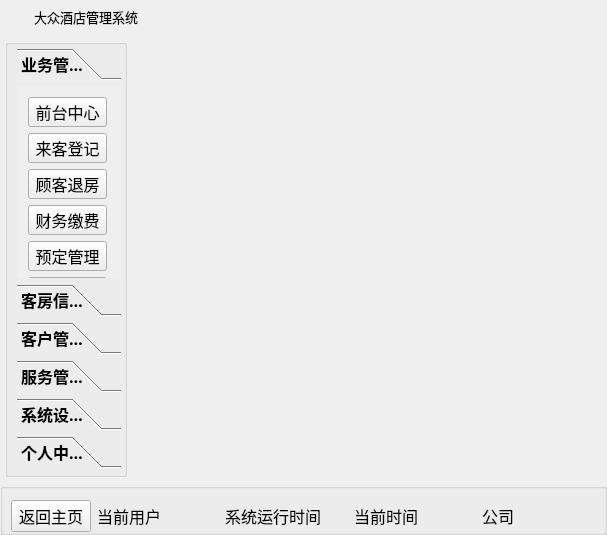
<?xml version="1.0" encoding="UTF-8"?>
<ui version="4.0">
 <class>Widget</class>
 <widget class="QWidget" name="Widget">
  <property name="geometry">
   <rect>
    <x>0</x>
    <y>0</y>
    <width>607</width>
    <height>535</height>
   </rect>
  </property>
  <property name="windowTitle">
   <string>Widget</string>
  </property>
  <layout class="QVBoxLayout" name="verticalLayout_4">
   <property name="leftMargin">
    <number>0</number>
   </property>
   <property name="topMargin">
    <number>0</number>
   </property>
   <property name="rightMargin">
    <number>0</number>
   </property>
   <property name="bottomMargin">
    <number>0</number>
   </property>
   <item>
    <layout class="QVBoxLayout" name="verticalLayout_3">
     <item>
      <widget class="QWidget" name="widget_title" native="true">
       <property name="sizePolicy">
        <sizepolicy hsizetype="Preferred" vsizetype="Maximum">
         <horstretch>0</horstretch>
         <verstretch>0</verstretch>
        </sizepolicy>
       </property>
       <property name="minimumSize">
        <size>
         <width>100</width>
         <height>33</height>
        </size>
       </property>
       <property name="mouseTracking">
        <bool>false</bool>
       </property>
       <layout class="QHBoxLayout" name="horizontalLayout_2" stretch="0,0,0">
        <property name="spacing">
         <number>4</number>
        </property>
        <property name="sizeConstraint">
         <enum>QLayout::SetNoConstraint</enum>
        </property>
        <property name="leftMargin">
         <number>0</number>
        </property>
        <property name="topMargin">
         <number>0</number>
        </property>
        <property name="rightMargin">
         <number>0</number>
        </property>
        <property name="bottomMargin">
         <number>0</number>
        </property>
        <item>
         <widget class="QLabel" name="lab_Ico">
          <property name="sizePolicy">
           <sizepolicy hsizetype="Minimum" vsizetype="Preferred">
            <horstretch>0</horstretch>
            <verstretch>0</verstretch>
           </sizepolicy>
          </property>
          <property name="minimumSize">
           <size>
            <width>30</width>
            <height>0</height>
           </size>
          </property>
          <property name="text">
           <string/>
          </property>
          <property name="alignment">
           <set>Qt::AlignCenter</set>
          </property>
         </widget>
        </item>
        <item>
         <widget class="QLabel" name="lab_Title">
          <property name="sizePolicy">
           <sizepolicy hsizetype="Expanding" vsizetype="Preferred">
            <horstretch>0</horstretch>
            <verstretch>0</verstretch>
           </sizepolicy>
          </property>
          <property name="font">
           <font>
            <family>微软雅黑</family>
            <pointsize>10</pointsize>
            <weight>50</weight>
            <italic>false</italic>
            <bold>false</bold>
           </font>
          </property>
          <property name="styleSheet">
           <string notr="true">font: 10pt &quot;微软雅黑&quot;;</string>
          </property>
          <property name="text">
           <string>大众酒店管理系统</string>
          </property>
          <property name="alignment">
           <set>Qt::AlignLeading|Qt::AlignLeft|Qt::AlignVCenter</set>
          </property>
         </widget>
        </item>
        <item>
         <widget class="QWidget" name="widget_menu" native="true">
          <property name="sizePolicy">
           <sizepolicy hsizetype="Minimum" vsizetype="Preferred">
            <horstretch>0</horstretch>
            <verstretch>0</verstretch>
           </sizepolicy>
          </property>
          <layout class="QHBoxLayout" name="horizontalLayout">
           <property name="spacing">
            <number>0</number>
           </property>
           <property name="leftMargin">
            <number>0</number>
           </property>
           <property name="topMargin">
            <number>0</number>
           </property>
           <property name="rightMargin">
            <number>0</number>
           </property>
           <property name="bottomMargin">
            <number>0</number>
           </property>
           <item>
            <widget class="QPushButton" name="btnMenu">
             <property name="sizePolicy">
              <sizepolicy hsizetype="Minimum" vsizetype="Expanding">
               <horstretch>0</horstretch>
               <verstretch>0</verstretch>
              </sizepolicy>
             </property>
             <property name="minimumSize">
              <size>
               <width>31</width>
               <height>0</height>
              </size>
             </property>
             <property name="cursor">
              <cursorShape>ArrowCursor</cursorShape>
             </property>
             <property name="focusPolicy">
              <enum>Qt::NoFocus</enum>
             </property>
             <property name="toolTip">
              <string>菜单</string>
             </property>
             <property name="text">
              <string/>
             </property>
             <property name="flat">
              <bool>true</bool>
             </property>
            </widget>
           </item>
           <item>
            <widget class="QPushButton" name="btnMenu_Min">
             <property name="sizePolicy">
              <sizepolicy hsizetype="Minimum" vsizetype="Expanding">
               <horstretch>0</horstretch>
               <verstretch>0</verstretch>
              </sizepolicy>
             </property>
             <property name="minimumSize">
              <size>
               <width>31</width>
               <height>0</height>
              </size>
             </property>
             <property name="cursor">
              <cursorShape>ArrowCursor</cursorShape>
             </property>
             <property name="focusPolicy">
              <enum>Qt::NoFocus</enum>
             </property>
             <property name="toolTip">
              <string>最小化</string>
             </property>
             <property name="text">
              <string/>
             </property>
             <property name="flat">
              <bool>true</bool>
             </property>
            </widget>
           </item>
           <item>
            <widget class="QPushButton" name="btnMenu_Max">
             <property name="sizePolicy">
              <sizepolicy hsizetype="Minimum" vsizetype="Expanding">
               <horstretch>0</horstretch>
               <verstretch>0</verstretch>
              </sizepolicy>
             </property>
             <property name="minimumSize">
              <size>
               <width>31</width>
               <height>0</height>
              </size>
             </property>
             <property name="cursor">
              <cursorShape>ArrowCursor</cursorShape>
             </property>
             <property name="focusPolicy">
              <enum>Qt::NoFocus</enum>
             </property>
             <property name="toolTip">
              <string>最大化</string>
             </property>
             <property name="text">
              <string/>
             </property>
             <property name="flat">
              <bool>true</bool>
             </property>
            </widget>
           </item>
           <item>
            <widget class="QPushButton" name="btnMenu_Close">
             <property name="sizePolicy">
              <sizepolicy hsizetype="Minimum" vsizetype="Expanding">
               <horstretch>0</horstretch>
               <verstretch>0</verstretch>
              </sizepolicy>
             </property>
             <property name="minimumSize">
              <size>
               <width>40</width>
               <height>0</height>
              </size>
             </property>
             <property name="cursor">
              <cursorShape>ArrowCursor</cursorShape>
             </property>
             <property name="focusPolicy">
              <enum>Qt::NoFocus</enum>
             </property>
             <property name="toolTip">
              <string>关闭</string>
             </property>
             <property name="text">
              <string/>
             </property>
             <property name="flat">
              <bool>true</bool>
             </property>
            </widget>
           </item>
          </layout>
         </widget>
        </item>
       </layout>
      </widget>
     </item>
     <item>
      <layout class="QHBoxLayout" name="horizontalLayout_4">
       <property name="leftMargin">
        <number>5</number>
       </property>
       <item>
        <widget class="QGroupBox" name="groupBox">
         <property name="sizePolicy">
          <sizepolicy hsizetype="Maximum" vsizetype="Preferred">
           <horstretch>0</horstretch>
           <verstretch>0</verstretch>
          </sizepolicy>
         </property>
         <property name="minimumSize">
          <size>
           <width>110</width>
           <height>0</height>
          </size>
         </property>
         <property name="title">
          <string/>
         </property>
         <layout class="QVBoxLayout" name="verticalLayout">
          <property name="leftMargin">
           <number>9</number>
          </property>
          <property name="topMargin">
           <number>3</number>
          </property>
          <property name="rightMargin">
           <number>3</number>
          </property>
          <property name="bottomMargin">
           <number>6</number>
          </property>
          <item>
           <widget class="QToolBox" name="toolBox">
            <property name="sizePolicy">
             <sizepolicy hsizetype="Maximum" vsizetype="Preferred">
              <horstretch>0</horstretch>
              <verstretch>0</verstretch>
             </sizepolicy>
            </property>
            <property name="minimumSize">
             <size>
              <width>93</width>
              <height>0</height>
             </size>
            </property>
            <property name="font">
             <font>
              <family>楷体</family>
              <pointsize>12</pointsize>
              <weight>75</weight>
              <bold>true</bold>
             </font>
            </property>
            <property name="cursor">
             <cursorShape>ArrowCursor</cursorShape>
            </property>
            <property name="styleSheet">
             <string notr="true"/>
            </property>
            <property name="currentIndex">
             <number>0</number>
            </property>
            <widget class="QWidget" name="page_5">
             <property name="geometry">
              <rect>
               <x>0</x>
               <y>0</y>
               <width>110</width>
               <height>258</height>
              </rect>
             </property>
             <attribute name="label">
              <string>业务管理</string>
             </attribute>
             <widget class="QWidget" name="layoutWidget">
              <property name="geometry">
               <rect>
                <x>0</x>
                <y>0</y>
                <width>101</width>
                <height>231</height>
               </rect>
              </property>
              <layout class="QVBoxLayout" name="verticalLayout_7">
               <item>
                <widget class="QPushButton" name="pbnAsk">
                 <property name="minimumSize">
                  <size>
                   <width>0</width>
                   <height>30</height>
                  </size>
                 </property>
                 <property name="font">
                  <font>
                   <family>黑体</family>
                   <pointsize>12</pointsize>
                   <weight>9</weight>
                   <italic>false</italic>
                   <bold>false</bold>
                  </font>
                 </property>
                 <property name="cursor">
                  <cursorShape>OpenHandCursor</cursorShape>
                 </property>
                 <property name="toolTip">
                  <string>前台中心</string>
                 </property>
                 <property name="styleSheet">
                  <string notr="true">font: 75 12pt &quot;黑体&quot;;</string>
                 </property>
                 <property name="text">
                  <string>前台中心</string>
                 </property>
                </widget>
               </item>
               <item>
                <widget class="QPushButton" name="pbnCheck">
                 <property name="minimumSize">
                  <size>
                   <width>0</width>
                   <height>30</height>
                  </size>
                 </property>
                 <property name="font">
                  <font>
                   <family>黑体</family>
                   <pointsize>12</pointsize>
                   <weight>9</weight>
                   <italic>false</italic>
                   <bold>false</bold>
                  </font>
                 </property>
                 <property name="cursor">
                  <cursorShape>OpenHandCursor</cursorShape>
                 </property>
                 <property name="toolTip">
                  <string>来客登记</string>
                 </property>
                 <property name="styleSheet">
                  <string notr="true">font: 75 12pt &quot;黑体&quot;;</string>
                 </property>
                 <property name="text">
                  <string>来客登记</string>
                 </property>
                </widget>
               </item>
               <item>
                <widget class="QPushButton" name="pbnCheckOut">
                 <property name="minimumSize">
                  <size>
                   <width>0</width>
                   <height>30</height>
                  </size>
                 </property>
                 <property name="font">
                  <font>
                   <family>黑体</family>
                   <pointsize>12</pointsize>
                   <weight>9</weight>
                   <italic>false</italic>
                   <bold>false</bold>
                  </font>
                 </property>
                 <property name="cursor">
                  <cursorShape>OpenHandCursor</cursorShape>
                 </property>
                 <property name="toolTip">
                  <string>客务中心</string>
                 </property>
                 <property name="styleSheet">
                  <string notr="true">font: 75 12pt &quot;黑体&quot;;</string>
                 </property>
                 <property name="text">
                  <string>顾客退房</string>
                 </property>
                </widget>
               </item>
               <item>
                <widget class="QPushButton" name="pbnHint">
                 <property name="minimumSize">
                  <size>
                   <width>0</width>
                   <height>30</height>
                  </size>
                 </property>
                 <property name="font">
                  <font>
                   <family>黑体</family>
                   <pointsize>12</pointsize>
                   <weight>9</weight>
                   <italic>false</italic>
                   <bold>false</bold>
                  </font>
                 </property>
                 <property name="cursor">
                  <cursorShape>OpenHandCursor</cursorShape>
                 </property>
                 <property name="toolTip">
                  <string>功能开发中</string>
                 </property>
                 <property name="styleSheet">
                  <string notr="true">font: 75 12pt &quot;黑体&quot;;</string>
                 </property>
                 <property name="text">
                  <string>财务缴费</string>
                 </property>
                </widget>
               </item>
               <item>
                <widget class="QPushButton" name="pbnHint_2">
                 <property name="minimumSize">
                  <size>
                   <width>0</width>
                   <height>30</height>
                  </size>
                 </property>
                 <property name="font">
                  <font>
                   <family>黑体</family>
                   <pointsize>12</pointsize>
                   <weight>9</weight>
                   <italic>false</italic>
                   <bold>false</bold>
                  </font>
                 </property>
                 <property name="cursor">
                  <cursorShape>OpenHandCursor</cursorShape>
                 </property>
                 <property name="toolTip">
                  <string>功能开发中</string>
                 </property>
                 <property name="styleSheet">
                  <string notr="true">font: 75 12pt &quot;黑体&quot;;</string>
                 </property>
                 <property name="text">
                  <string>预定管理</string>
                 </property>
                </widget>
               </item>
               <item>
                <widget class="QPushButton" name="pbnHint_3">
                 <property name="minimumSize">
                  <size>
                   <width>0</width>
                   <height>30</height>
                  </size>
                 </property>
                 <property name="font">
                  <font>
                   <family>黑体</family>
                   <pointsize>12</pointsize>
                   <weight>9</weight>
                   <italic>false</italic>
                   <bold>false</bold>
                  </font>
                 </property>
                 <property name="cursor">
                  <cursorShape>OpenHandCursor</cursorShape>
                 </property>
                 <property name="toolTip">
                  <string>功能开发中</string>
                 </property>
                 <property name="styleSheet">
                  <string notr="true">font: 75 12pt &quot;黑体&quot;;</string>
                 </property>
                 <property name="text">
                  <string>交接班</string>
                 </property>
                </widget>
               </item>
              </layout>
             </widget>
            </widget>
            <widget class="QWidget" name="page_9">
             <property name="geometry">
              <rect>
               <x>0</x>
               <y>0</y>
               <width>110</width>
               <height>258</height>
              </rect>
             </property>
             <attribute name="label">
              <string>客房信息管理</string>
             </attribute>
             <widget class="QWidget" name="layoutWidget">
              <property name="geometry">
               <rect>
                <x>0</x>
                <y>15</y>
                <width>101</width>
                <height>121</height>
               </rect>
              </property>
              <layout class="QVBoxLayout" name="verticalLayout_10">
               <item>
                <widget class="QPushButton" name="pbnRoomInfo">
                 <property name="minimumSize">
                  <size>
                   <width>0</width>
                   <height>30</height>
                  </size>
                 </property>
                 <property name="font">
                  <font>
                   <weight>50</weight>
                   <bold>false</bold>
                  </font>
                 </property>
                 <property name="cursor">
                  <cursorShape>OpenHandCursor</cursorShape>
                 </property>
                 <property name="text">
                  <string>房间介绍</string>
                 </property>
                </widget>
               </item>
               <item>
                <widget class="QPushButton" name="pbnRoomLock">
                 <property name="minimumSize">
                  <size>
                   <width>0</width>
                   <height>30</height>
                  </size>
                 </property>
                 <property name="font">
                  <font>
                   <weight>50</weight>
                   <bold>false</bold>
                  </font>
                 </property>
                 <property name="cursor">
                  <cursorShape>OpenHandCursor</cursorShape>
                 </property>
                 <property name="text">
                  <string>房间欣赏</string>
                 </property>
                </widget>
               </item>
               <item>
                <widget class="QPushButton" name="pbnModify">
                 <property name="minimumSize">
                  <size>
                   <width>0</width>
                   <height>30</height>
                  </size>
                 </property>
                 <property name="font">
                  <font>
                   <weight>50</weight>
                   <bold>false</bold>
                  </font>
                 </property>
                 <property name="cursor">
                  <cursorShape>OpenHandCursor</cursorShape>
                 </property>
                 <property name="text">
                  <string>房间调整</string>
                 </property>
                </widget>
               </item>
              </layout>
             </widget>
            </widget>
            <widget class="QWidget" name="page_6">
             <property name="geometry">
              <rect>
               <x>0</x>
               <y>0</y>
               <width>110</width>
               <height>258</height>
              </rect>
             </property>
             <attribute name="label">
              <string>客户管理</string>
             </attribute>
             <widget class="QWidget" name="layoutWidget">
              <property name="geometry">
               <rect>
                <x>0</x>
                <y>0</y>
                <width>100</width>
                <height>131</height>
               </rect>
              </property>
              <layout class="QVBoxLayout" name="verticalLayout_8">
               <item>
                <widget class="QPushButton" name="pushButton_5">
                 <property name="minimumSize">
                  <size>
                   <width>0</width>
                   <height>30</height>
                  </size>
                 </property>
                 <property name="font">
                  <font>
                   <weight>50</weight>
                   <bold>false</bold>
                  </font>
                 </property>
                 <property name="cursor">
                  <cursorShape>OpenHandCursor</cursorShape>
                 </property>
                 <property name="text">
                  <string>未结账客单</string>
                 </property>
                </widget>
               </item>
               <item>
                <widget class="QPushButton" name="pushButton_6">
                 <property name="minimumSize">
                  <size>
                   <width>0</width>
                   <height>30</height>
                  </size>
                 </property>
                 <property name="font">
                  <font>
                   <weight>50</weight>
                   <bold>false</bold>
                  </font>
                 </property>
                 <property name="cursor">
                  <cursorShape>OpenHandCursor</cursorShape>
                 </property>
                 <property name="text">
                  <string>已结账客单</string>
                 </property>
                </widget>
               </item>
               <item>
                <widget class="QPushButton" name="pbnRegisterInfo">
                 <property name="minimumSize">
                  <size>
                   <width>0</width>
                   <height>30</height>
                  </size>
                 </property>
                 <property name="font">
                  <font>
                   <weight>50</weight>
                   <bold>false</bold>
                  </font>
                 </property>
                 <property name="cursor">
                  <cursorShape>OpenHandCursor</cursorShape>
                 </property>
                 <property name="text">
                  <string>注册用户</string>
                 </property>
                </widget>
               </item>
              </layout>
             </widget>
            </widget>
            <widget class="QWidget" name="page">
             <property name="geometry">
              <rect>
               <x>0</x>
               <y>0</y>
               <width>110</width>
               <height>258</height>
              </rect>
             </property>
             <attribute name="label">
              <string>服务管理</string>
             </attribute>
             <widget class="QWidget" name="layoutWidget">
              <property name="geometry">
               <rect>
                <x>0</x>
                <y>20</y>
                <width>91</width>
                <height>131</height>
               </rect>
              </property>
              <layout class="QVBoxLayout" name="verticalLayout_9">
               <item>
                <widget class="QPushButton" name="pushButton_3">
                 <property name="minimumSize">
                  <size>
                   <width>0</width>
                   <height>30</height>
                  </size>
                 </property>
                 <property name="font">
                  <font>
                   <weight>50</weight>
                   <bold>false</bold>
                  </font>
                 </property>
                 <property name="cursor">
                  <cursorShape>OpenHandCursor</cursorShape>
                 </property>
                 <property name="toolTip">
                  <string>功能开发中</string>
                 </property>
                 <property name="text">
                  <string>餐饮服务</string>
                 </property>
                </widget>
               </item>
               <item>
                <widget class="QPushButton" name="pushButton_7">
                 <property name="minimumSize">
                  <size>
                   <width>0</width>
                   <height>30</height>
                  </size>
                 </property>
                 <property name="font">
                  <font>
                   <weight>50</weight>
                   <bold>false</bold>
                  </font>
                 </property>
                 <property name="cursor">
                  <cursorShape>OpenHandCursor</cursorShape>
                 </property>
                 <property name="toolTip">
                  <string>功能开发中</string>
                 </property>
                 <property name="text">
                  <string>洗涤服务</string>
                 </property>
                </widget>
               </item>
               <item>
                <widget class="QPushButton" name="pushButton_8">
                 <property name="minimumSize">
                  <size>
                   <width>0</width>
                   <height>30</height>
                  </size>
                 </property>
                 <property name="font">
                  <font>
                   <weight>50</weight>
                   <bold>false</bold>
                  </font>
                 </property>
                 <property name="cursor">
                  <cursorShape>ClosedHandCursor</cursorShape>
                 </property>
                 <property name="toolTip">
                  <string>功能开发中</string>
                 </property>
                 <property name="text">
                  <string>其他服务</string>
                 </property>
                </widget>
               </item>
              </layout>
             </widget>
            </widget>
            <widget class="QWidget" name="page_2">
             <property name="geometry">
              <rect>
               <x>0</x>
               <y>0</y>
               <width>110</width>
               <height>258</height>
              </rect>
             </property>
             <attribute name="label">
              <string>系统设置</string>
             </attribute>
             <widget class="QWidget" name="layoutWidget">
              <property name="geometry">
               <rect>
                <x>0</x>
                <y>0</y>
                <width>101</width>
                <height>121</height>
               </rect>
              </property>
              <layout class="QVBoxLayout" name="verticalLayout_5">
               <item>
                <widget class="QPushButton" name="pbnBackDatabase">
                 <property name="minimumSize">
                  <size>
                   <width>0</width>
                   <height>30</height>
                  </size>
                 </property>
                 <property name="font">
                  <font>
                   <weight>50</weight>
                   <bold>false</bold>
                  </font>
                 </property>
                 <property name="cursor">
                  <cursorShape>OpenHandCursor</cursorShape>
                 </property>
                 <property name="toolTip">
                  <string>数据库备份</string>
                 </property>
                 <property name="text">
                  <string>数据备份</string>
                 </property>
                </widget>
               </item>
               <item>
                <widget class="QPushButton" name="pbnHelp">
                 <property name="minimumSize">
                  <size>
                   <width>0</width>
                   <height>30</height>
                  </size>
                 </property>
                 <property name="font">
                  <font>
                   <weight>50</weight>
                   <bold>false</bold>
                  </font>
                 </property>
                 <property name="cursor">
                  <cursorShape>OpenHandCursor</cursorShape>
                 </property>
                 <property name="toolTip">
                  <string>使用说明</string>
                 </property>
                 <property name="text">
                  <string>使用说明</string>
                 </property>
                </widget>
               </item>
              </layout>
             </widget>
            </widget>
            <widget class="QWidget" name="page_3">
             <property name="geometry">
              <rect>
               <x>0</x>
               <y>0</y>
               <width>110</width>
               <height>258</height>
              </rect>
             </property>
             <attribute name="label">
              <string>个人中心</string>
             </attribute>
             <widget class="QWidget" name="layoutWidget">
              <property name="geometry">
               <rect>
                <x>0</x>
                <y>6</y>
                <width>101</width>
                <height>101</height>
               </rect>
              </property>
              <layout class="QVBoxLayout" name="verticalLayout_6">
               <item>
                <widget class="QPushButton" name="pbnModiftPwd">
                 <property name="minimumSize">
                  <size>
                   <width>0</width>
                   <height>30</height>
                  </size>
                 </property>
                 <property name="font">
                  <font>
                   <weight>50</weight>
                   <bold>false</bold>
                  </font>
                 </property>
                 <property name="cursor">
                  <cursorShape>OpenHandCursor</cursorShape>
                 </property>
                 <property name="toolTip">
                  <string>修改密码</string>
                 </property>
                 <property name="text">
                  <string>修改密码</string>
                 </property>
                </widget>
               </item>
               <item>
                <widget class="QPushButton" name="pbnLonBlog">
                 <property name="minimumSize">
                  <size>
                   <width>0</width>
                   <height>30</height>
                  </size>
                 </property>
                 <property name="font">
                  <font>
                   <weight>50</weight>
                   <bold>false</bold>
                  </font>
                 </property>
                 <property name="cursor">
                  <cursorShape>OpenHandCursor</cursorShape>
                 </property>
                 <property name="toolTip">
                  <string>操作日志</string>
                 </property>
                 <property name="text">
                  <string>操作日志</string>
                 </property>
                </widget>
               </item>
              </layout>
             </widget>
            </widget>
           </widget>
          </item>
         </layout>
        </widget>
       </item>
       <item>
        <widget class="QStackedWidget" name="stackedWidget">
         <property name="styleSheet">
          <string notr="true"/>
         </property>
         <property name="currentIndex">
          <number>0</number>
         </property>
         <widget class="QWidget" name="page_7">
          <layout class="QVBoxLayout" name="verticalLayout_2">
           <item>
            <widget class="QLabel" name="label">
             <property name="styleSheet">
              <string notr="true">background-image: url(:/image/room/back.jpg);</string>
             </property>
             <property name="text">
              <string/>
             </property>
            </widget>
           </item>
          </layout>
         </widget>
         <widget class="QWidget" name="page_8"/>
        </widget>
       </item>
      </layout>
     </item>
     <item>
      <widget class="QGroupBox" name="groupBox_Down">
       <property name="sizePolicy">
        <sizepolicy hsizetype="Preferred" vsizetype="Maximum">
         <horstretch>0</horstretch>
         <verstretch>0</verstretch>
        </sizepolicy>
       </property>
       <property name="title">
        <string/>
       </property>
       <layout class="QHBoxLayout" name="horizontalLayout_3">
        <property name="leftMargin">
         <number>0</number>
        </property>
        <property name="topMargin">
         <number>11</number>
        </property>
        <property name="rightMargin">
         <number>0</number>
        </property>
        <property name="bottomMargin">
         <number>0</number>
        </property>
        <item>
         <spacer name="horizontalSpacer">
          <property name="orientation">
           <enum>Qt::Horizontal</enum>
          </property>
          <property name="sizeType">
           <enum>QSizePolicy::Maximum</enum>
          </property>
          <property name="sizeHint" stdset="0">
           <size>
            <width>8</width>
            <height>20</height>
           </size>
          </property>
         </spacer>
        </item>
        <item>
         <widget class="QPushButton" name="pbnbackhome">
          <property name="sizePolicy">
           <sizepolicy hsizetype="Maximum" vsizetype="Fixed">
            <horstretch>0</horstretch>
            <verstretch>0</verstretch>
           </sizepolicy>
          </property>
          <property name="font">
           <font>
            <family>楷体</family>
            <pointsize>12</pointsize>
           </font>
          </property>
          <property name="cursor">
           <cursorShape>OpenHandCursor</cursorShape>
          </property>
          <property name="toolTip">
           <string>返回主页</string>
          </property>
          <property name="text">
           <string>返回主页</string>
          </property>
         </widget>
        </item>
        <item>
         <widget class="QLabel" name="label_CurrentUser">
          <property name="font">
           <font>
            <pointsize>12</pointsize>
           </font>
          </property>
          <property name="text">
           <string>当前用户</string>
          </property>
         </widget>
        </item>
        <item>
         <widget class="QLabel" name="label_SoftTime">
          <property name="font">
           <font>
            <pointsize>12</pointsize>
           </font>
          </property>
          <property name="text">
           <string>系统运行时间</string>
          </property>
         </widget>
        </item>
        <item>
         <widget class="QLabel" name="label_CurrentTime">
          <property name="font">
           <font>
            <pointsize>12</pointsize>
           </font>
          </property>
          <property name="text">
           <string>当前时间</string>
          </property>
         </widget>
        </item>
        <item>
         <widget class="QLabel" name="label_CompanyName">
          <property name="font">
           <font>
            <pointsize>12</pointsize>
           </font>
          </property>
          <property name="text">
           <string>公司</string>
          </property>
         </widget>
        </item>
       </layout>
      </widget>
     </item>
    </layout>
   </item>
  </layout>
 </widget>
 <layoutdefault spacing="6" margin="11"/>
 <resources/>
 <connections/>
</ui>
